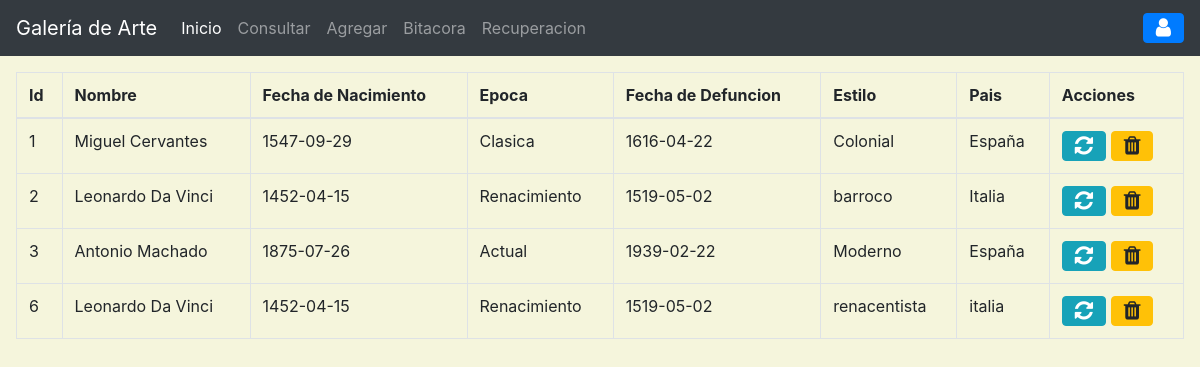
The page /?c=Artista on the database as committed earlier.
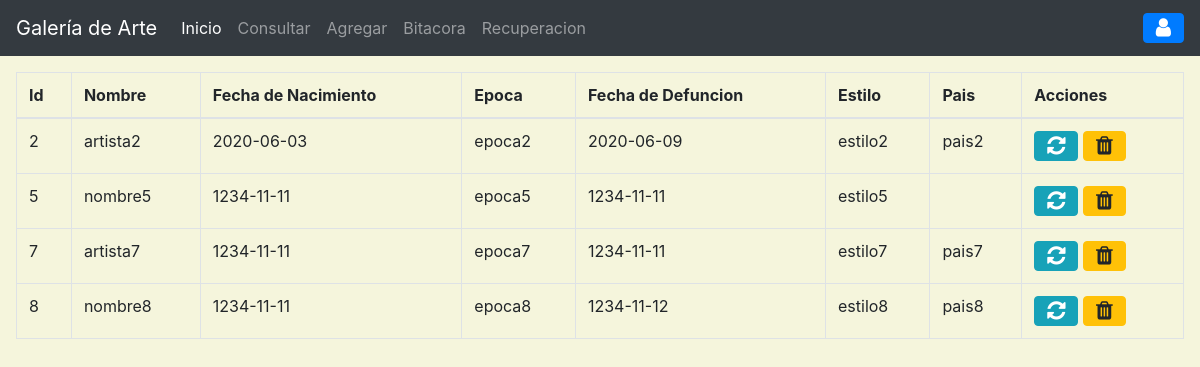
The same page on the database as committed later.
### tables this page shows
CREATE TABLE `artista` (
  `idobj` int(11) NOT NULL,
  `nomArt` varchar(25) DEFAULT NULL,
  `fechNacArt` date DEFAULT NULL,
  `epocArt` varchar(25) DEFAULT NULL,
  `fechDefArt` date DEFAULT NULL,
  `estArt` varchar(30) DEFAULT NULL,
  `paisArt` varchar(25) DEFAULT NULL,
  KEY `fk_art_obj` (`idobj`),
  CONSTRAINT `fk_art_obj` FOREIGN KEY (`idobj`) REFERENCES `objetoarte` (`idobj`) ON DELETE CASCADE ON UPDATE CASCADE
);

### controller/artista.controlador.php (called while the page is built, shortened)
<?php
require_once('model/artista.php');
class ArtistaControlador
{
    public function __CONSTRUCT(){
        $this->modelo = new Artista();
    }
    public function Inicio(){
        require_once "View/header.php";
        require_once "View/artista/index.php";
        require_once "View/footer.php";
    }
}
?>

### model/conexion.php (called while the page is built, shortened)
<?php
class BaseDeDatos
{
    public static function Conectar(){
        try {
            $conexion = new PDO("mysql:host=".self::servidor.";dbname="
            .self::basedatos.";charset=utf8",self::usuario,self::password);
            $conexion->setAttribute(PDO::ATTR_ERRMODE,PDO::ERRMODE_EXCEPTION);
            return $conexion;
        } catch (PDOException $e) {
            return "Fallo la conexion a la base de datos".$e->getMessage();
        }
    }
}
?>

### model/artista.php (called while the page is built, shortened)
<?php
class Artista
{
    private $pdo;
    public function __CONSTRUCT(){
        $this->pdo = BaseDeDatos::Conectar();
    }
    public function getArtista(){
        try {
            $sql = "SELECT * FROM artista";
            $consulta = $this->pdo->prepare($sql);
            $consulta->execute();
            return $consulta->fetchAll(PDO::FETCH_OBJ);
        } catch (Exception $e) {
            die($e->getMessage());
        }
    }
}
?>

### view/artista/index.php (the view, shortened to what this page needs)
<main class="app-content m-3">
      <div class="row">
        <div class="col-md-12">
          <div class="tile">
            <div class="tile-body">
              <table class="table table-hover table-bordered" id="sampleTable">
                <thead>
                  <tr>
                    <th>Id</th>
                    <th>Nombre</th>
                    <th>Fecha de Nacimiento</th>
                    <th>Epoca</th>
                    <th>Fecha de Defuncion</th>
                    <th>Estilo</th>
                    <th>Pais</th>
                    <th>Acciones</th>
                  </tr>
                  <tbody>
                    <?php
                        foreach ($this->modelo->getArtista() as $Arti):
                    ?>
                    <tr>
                        <td><?= $Arti->idobj?></td>
                        <td><?= $Arti->nomArt?></td>
                        <td><?= $Arti->fechNacArt?></td>
                        <td><?= $Arti->epocArt?></td>
                        <td><?= $Arti->fechDefArt?></td>
                        <td><?= $Arti->estArt?></td>
                        <td><?= $Arti->paisArt?></td>
                        <td>
                          <a href="?c=Artista&a=FormAgregar&id=<?=$Arti->idobj?>" class="btn btn-info btn-flat">
                            <i class="fa fa-lg fa-refresh"></i>
                          </a>
                          <a  class="btn btn-warning btn-flat"
                              data-toggle="modal"
                              data-target="#exampleModal"
                              data-id="<?=$Arti->idobj?>">
                            <i class="fa fa-lg fa-trash"></i>
                          </a>
                        </td>
                    </tr>
                    <?php endforeach; ?>
                  </tbody>
                </thead>
              </table>
            </div>
          </div>
        </div>
      </div>
    </main>

Rows that differ between the two databases and show on the page:
removed artista: idobj "1", nomArt "Miguel Cervantes", fechNacArt "1547-09-29", epocArt "Clasica", fechDefArt "1616-04-22", estArt "Colonial", paisArt "España"
removed artista: idobj "3", nomArt "Antonio Machado", fechNacArt "1875-07-26", epocArt "Actual", fechDefArt "1939-02-22", estArt "Moderno", paisArt "España"
removed artista: idobj "6", nomArt "Leonardo Da Vinci", fechNacArt "1452-04-15", epocArt "Renacimiento", fechDefArt "1519-05-02", estArt "renacentista", paisArt "italia"
changed artista "2": nomArt "Leonardo Da Vinci" → "artista2"; fechNacArt "1452-04-15" → "2020-06-03"; epocArt "Renacimiento" → "epoca2"; fechDefArt "1519-05-02" → "2020-06-09"; estArt "barroco" → "estilo2"; paisArt "Italia" → "pais2"
added artista: idobj "5", nomArt "nombre5", fechNacArt "1234-11-11", epocArt "epoca5", fechDefArt "1234-11-11", estArt "estilo5"
added artista: idobj "7", nomArt "artista7", fechNacArt "1234-11-11", epocArt "epoca7", fechDefArt "1234-11-11", estArt "estilo7", paisArt "pais7"
added artista: idobj "8", nomArt "nombre8", fechNacArt "1234-11-11", epocArt "epoca8", fechDefArt "1234-11-12", estArt "estilo8", paisArt "pais8"
